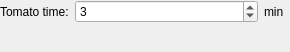
<?xml version="1.0" encoding="UTF-8"?>
<ui version="4.0">
 <author>Ruurd Pels</author>
 <class>TimeEditWidget</class>
 <widget class="QWidget" name="TimeEditWidget">
  <property name="geometry">
   <rect>
    <x>0</x>
    <y>0</y>
    <width>290</width>
    <height>52</height>
   </rect>
  </property>
  <property name="windowTitle">
   <string>Anonymous Tomato</string>
  </property>
  <layout class="QGridLayout">
   <property name="margin">
    <number>0</number>
   </property>
   <item row="0" column="0">
    <widget class="QLabel" name="minutesLabel_2">
     <property name="text">
      <string>Tomato time:</string>
     </property>
    </widget>
   </item>
   <item row="0" column="1">
    <widget class="QSpinBox" name="minutes">
     <property name="sizePolicy">
      <sizepolicy hsizetype="MinimumExpanding" vsizetype="Fixed">
       <horstretch>0</horstretch>
       <verstretch>0</verstretch>
      </sizepolicy>
     </property>
     <property name="focusPolicy">
      <enum>Qt::WheelFocus</enum>
     </property>
     <property name="maximum">
      <number>1440</number>
     </property>
     <property name="value">
      <number>3</number>
     </property>
    </widget>
   </item>
   <item row="1" column="0" colspan="4">
    <spacer>
     <property name="orientation">
      <enum>Qt::Vertical</enum>
     </property>
     <property name="sizeHint" stdset="0">
      <size>
       <width>16</width>
       <height>1</height>
      </size>
     </property>
    </spacer>
   </item>
   <item row="0" column="2">
    <widget class="QLabel" name="minutesLabel">
     <property name="text">
      <string>min</string>
     </property>
    </widget>
   </item>
  </layout>
 </widget>
 <resources/>
 <connections/>
</ui>
